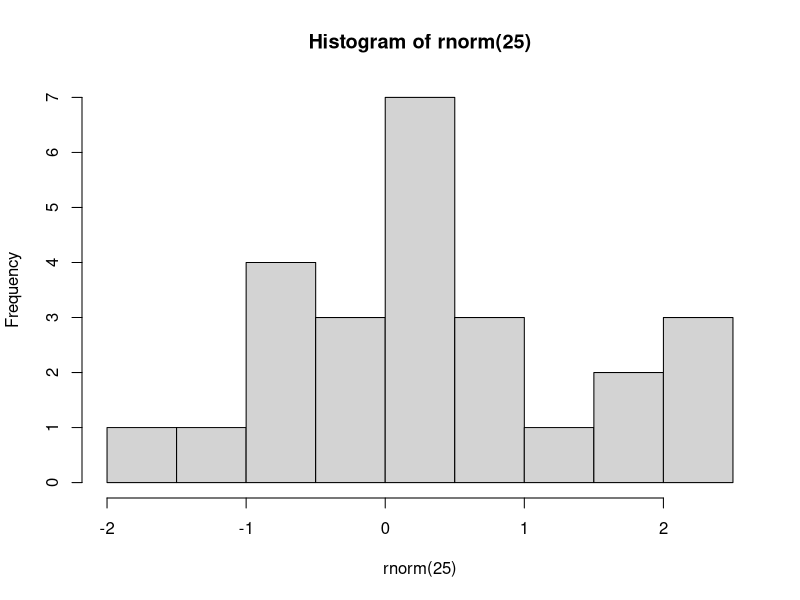

Source code (R):
## ---- chunk 1
hist(rnorm(25))


